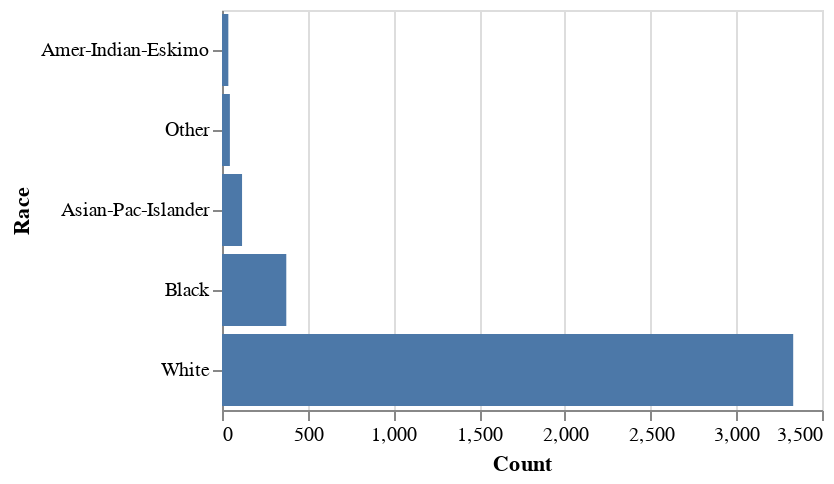

Notebook source saved alongside this figure:
### Code cell
alt.Chart(adult_df).mark_bar().encode(
    alt.X('count():Q', title='Count'),
    alt.Y('race:N', title='Race').sort('x')
).properties(
    width=300,  
    height=200 
)

### Figure 1 — Vega specification as saved in the notebook (floating-point values rounded to 4 significant figures)
{"$schema": "https://vega.github.io/schema/vega/v6.json", "data": [{"name": "source_0"}, {"name": "data_0", "values": [{"__count": 117, "race": "Asian-Pac-Islander"}, {"__count": 3332, "race": "White"}, {"__count": 375, "race": "Black"}, {"__count": 46, "race": "Other"}, {"__count": 37, "race": "Amer-Indian-Eskimo"}]}, {"name": "data_0_x_domain___count", "values": [{"min": 37, "max": 3332}]}, {"name": "source_0_y_domain_race", "values": [{"race": "Asian-Pac-Islander", "sort_field": 117}, {"race": "White", "sort_field": 3332}, {"race": "Black", "sort_field": 375}, {"race": "Other", "sort_field": 46}, {"race": "Amer-Indian-Eskimo", "sort_field": 37}]}], "marks": [{"type": "rect", "name": "marks", "from": {"data": "data_0"}, "encode": {"update": {"x": {"field": "__count", "scale": "x"}, "y": {"field": "race", "scale": "y"}, "height": {"signal": "max(0.25, bandwidth('y'))"}, "x2": {"value": 0, "scale": "x"}, "fill": {"value": "#4c78a8"}}}, "style": ["bar"]}], "scales": [{"name": "x", "type": "linear", "domain": [{"signal": "(data(\"data_0_x_domain___count\")[0] || {}).min"}, {"signal": "(data(\"data_0_x_domain___count\")[0] || {}).max"}], "range": [0, {"signal": "width"}], "nice": true, "zero": true}, {"name": "y", "type": "band", "domain": {"data": "source_0_y_domain_race", "field": "race", "sort": {"op": "max", "field": "sort_field"}}, "range": [0, {"signal": "height"}], "paddingInner": 0.1, "paddingOuter": 0.05}], "axes": [{"scale": "x", "maxExtent": 0, "minExtent": 0, "orient": "bottom", "ticks": false, "zindex": 0, "grid": true, "domain": false, "tickCount": {"signal": "ceil(width/40)"}, "aria": false, "labels": false, "gridScale": "y"}, {"scale": "x", "orient": "bottom", "grid": false, "title": "Count", "labelOverlap": true, "labelFlush": true, "tickCount": {"signal": "ceil(width/40)"}, "zindex": 0}, {"scale": "y", "title": "Race", "grid": false, "orient": "left", "zindex": 0}], "style": "cell", "width": 300, "background": "white", "height": 200, "padding": 5}
